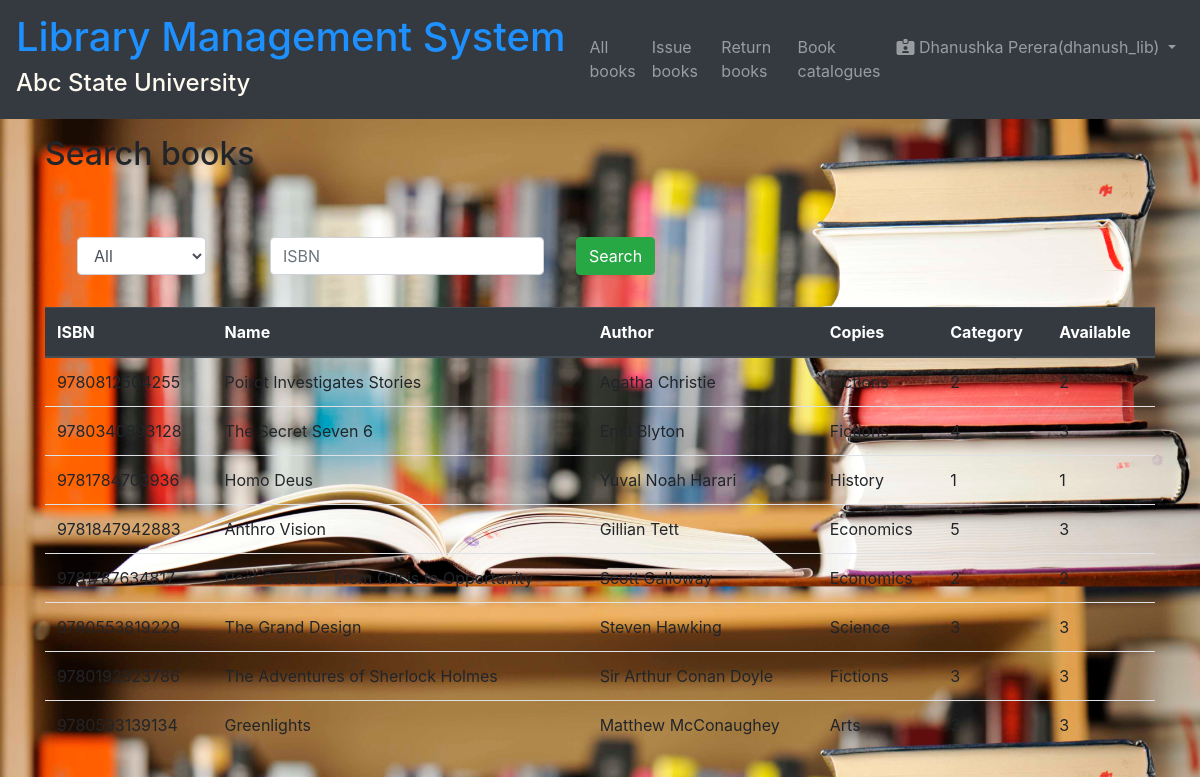
Page /Librarian/home.php (signed in) on the committed database.
### tables this page shows
CREATE TABLE `books` (
  `book_id` int NOT NULL AUTO_INCREMENT,
  `name` varchar(45) NOT NULL,
  `isbn` varchar(45) NOT NULL,
  `author` varchar(45) NOT NULL,
  `copies` int NOT NULL DEFAULT '0',
  `category` varchar(20) DEFAULT NULL,
  `available` int NOT NULL,
  PRIMARY KEY (`book_id`,`isbn`),
  UNIQUE KEY `isbn_UNIQUE` (`isbn`)
);

### Librarian/home.php (the view, shortened to what this page needs)
<?php
include "navbar_librarian.php";
include "template.php";
templateHeader();
?>
<body>
<?php navbar() ?>
<div class="container mt-3">
<h2>Search books</h2>
<br>
    <form action="<?php echo htmlspecialchars($_SERVER["PHP_SELF"]);?>" method="post" class="form-inline p-3" >
        <select class="form-control m-3" id="category" name="category">
            <option><?php echo $_SESSION['category'] ;?></option>
        </select>
        <input type="search" class="form-control m-3 ml-5" id="isbn"  name="isbn" placeholder="ISBN" <?php if($_SESSION['isbn'] != ""){ echo "value='".$_SESSION['isbn']."'";} ?>>
        <input type="submit" class="btn btn-success m-3" name="search_isbn" value="Search">
    </form>
<table class="table">
    <thead class="thead-dark">
    <tr>
        <th>ISBN</th>
        <th>Name</th>
        <th>Author</th>
        <th>Copies</th>
        <th>Category</th>
        <th>Available</th>
    </tr>
    </thead>
    <tbody>
<?php
$conn = getConnection();
$sql = "SELECT * FROM books";
$result = $conn->query($sql);
if ($result->num_rows > 0) {
    while($row = $result->fetch_assoc()) {
        echo "<tr>";
        echo "<td>" . $row['isbn'] . "</td>";
        echo "<td>" . $row['name'] . "</td>";
        echo "<td>" . $row['author'] . "</td>";
        echo "<td>" . $row['category'] . "</td>";
        echo "<td>" . $row['copies'] . "</td>";
        echo "<td>" . $row['available'] . "</td>";
        echo "</tr>";
    }
} else {
    echo "0 results";
}
?>
    </tbody>
</table>
</div>
</body>
<?php templateFooter(); ?>

### Librarian/template.php (shortened to what this page needs)
<?php
function templateHeader(){
?>
    <!DOCTYPE html>
<html lang="en">
<head>
    <link rel="stylesheet" href="https://maxcdn.bootstrapcdn.com/bootstrap/4.5.2/css/bootstrap.min.css">
    <link rel="stylesheet" href="./css/home.css">
</head>
<?php
}
function templateFooter(){
?>
</html>
<?php
}
?>

### Librarian/navbar_librarian.php (shortened to what this page needs)
<?php
function navbar(){
    ?>
    <nav class="navbar navbar-expand-sm bg-dark navbar-dark">
        <a class="navbar-brand" href="#">
            <h1 style="color: dodgerblue">Library Management System</h1>
            <h4 style="color: floralwhite">Abc State University</h4>
        </a>
        <ul class="navbar-nav" >
            <li class="nav-item">
                <a class="nav-link" href="router_librarian.php?page=home" style="float: right">All books</a>
            </li>
            <li class="nav-item">
                <a class="nav-link" href="router_librarian.php?page=issue_books" >Issue books</a>
            </li>
            <li class="nav-item">
                <a class="nav-link" href="router_librarian.php?page=return_books" style="float: right">Return books</a>
            </li>
            <li class="nav-item">
                <a class="nav-link" href="book_catalogues.php" style="float: right">Book catalogues</a>
            </li>
            <li class="nav-item dropdown">
                <a class="nav-link dropdown-toggle" href="#" id="navbardrop" data-toggle="dropdown">
                    <i class="fas fa-id-card-alt"></i>
                    <?php echo $_SESSION['name'] . "(" . $_SESSION['username'] . ")"?>
                </a>
            </li>
        </ul>
    </nav>
    <?php
}
?>

### css/home.css (style rules this page uses)
body { background-image: url("../imgs/home.jpg"); background-size: 100%; }

### rows in the picture
books: isbn "9780812504255", name "Poirot Investigates Stories", author "Agatha Christie", category "Fictions", copies "2", available "2"
books: isbn "9780340893128", name "The Secret Seven 6", author "Enid Blyton", category "Fictions", copies "4", available "3"
books: isbn "9781784703936", name "Homo Deus", author "Yuval Noah Harari", category "History", copies "1", available "1"
books: isbn "9781847942883", name "Anthro Vision", author "Gillian Tett", category "Economics", copies "5", available "3"
books: isbn "9781787634817", name "Post Corona - From Crisis to Opportunity", author "Scott Galloway", category "Economics", copies "2", available "2"
books: isbn "9780553819229", name "The Grand Design", author "Steven Hawking", category "Science", copies "3", available "3"
books: isbn "9780192823786", name "The Adventures of Sherlock Holmes", author "Sir Arthur Conan Doyle", category "Fictions", copies "3", available "3"
books: isbn "9780593139134", name "Greenlights", author "Matthew McConaughey", category "Arts", copies "3", available "3"

### other values in the picture
$_SESSION['name'] "Dhanushka Perera"
$_SESSION['username'] "dhanush_lib"
form field category "All"
